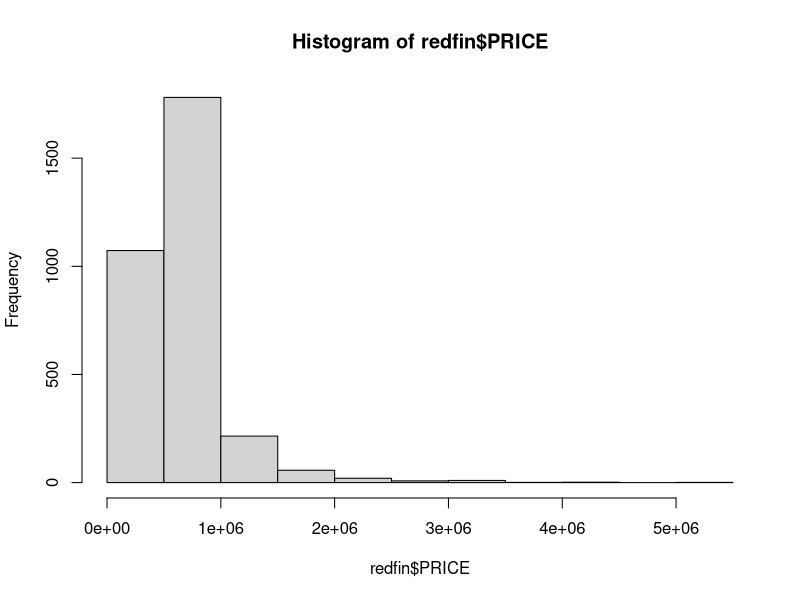
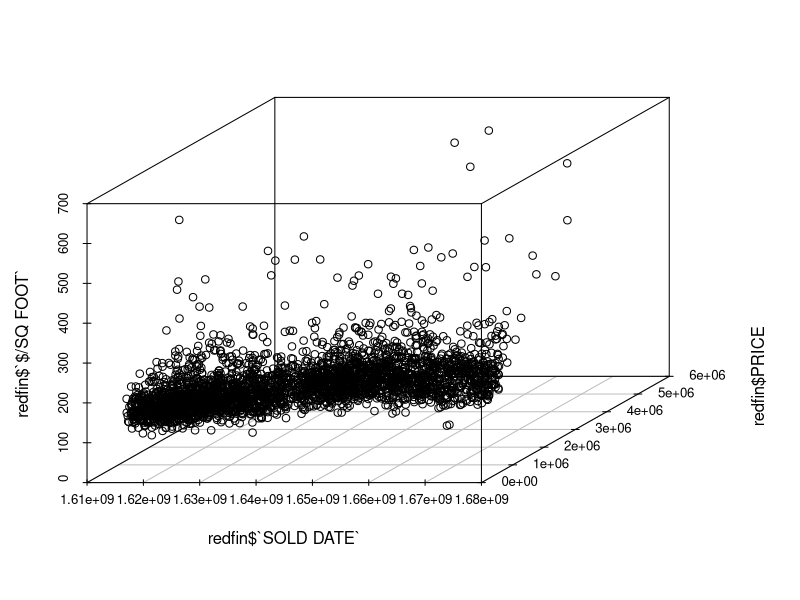
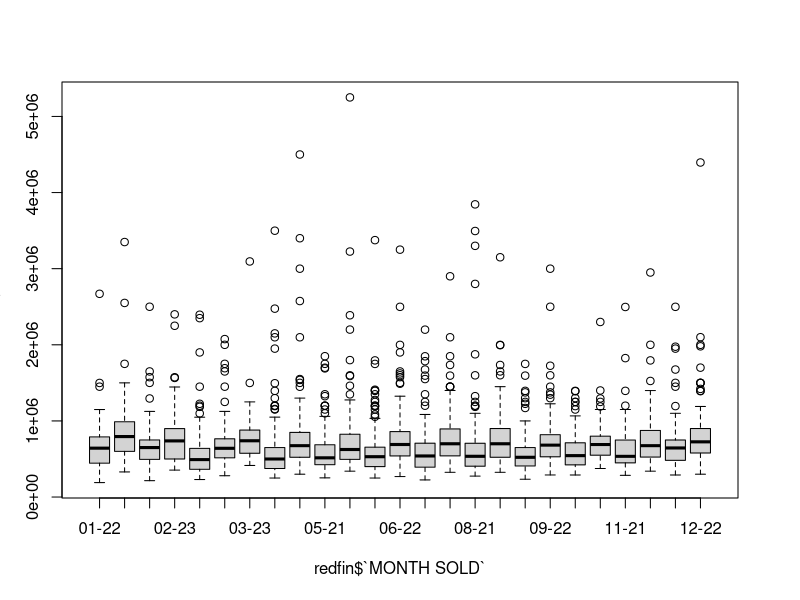
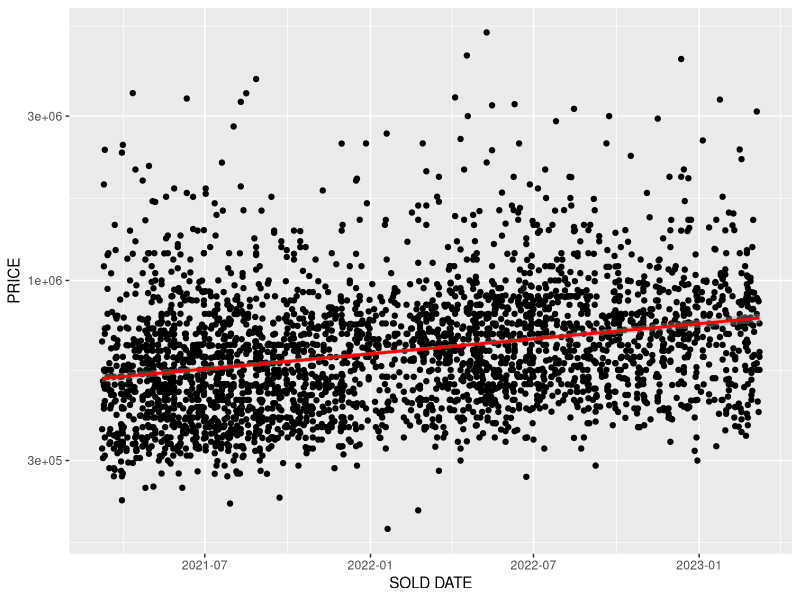
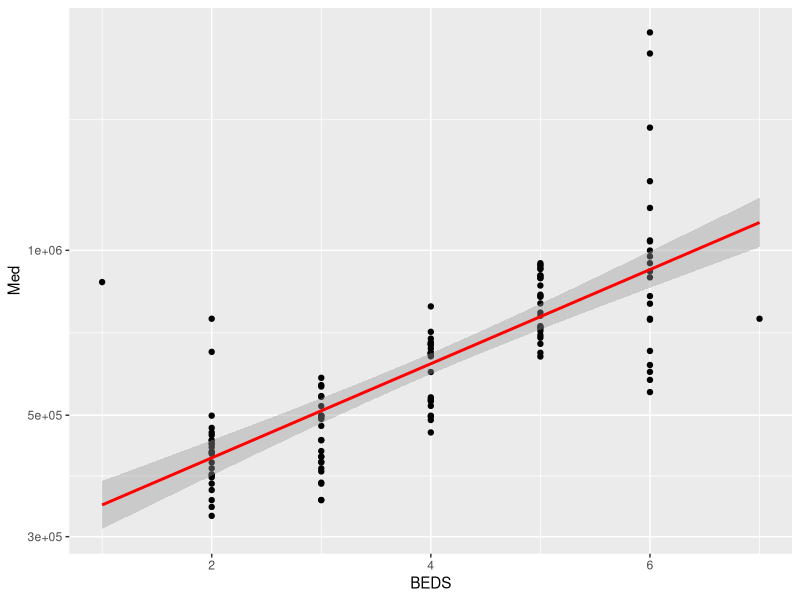
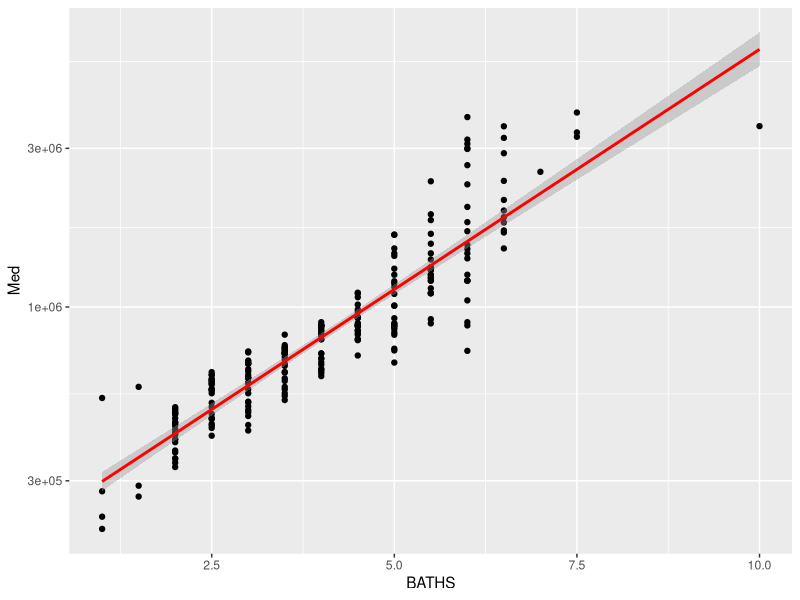
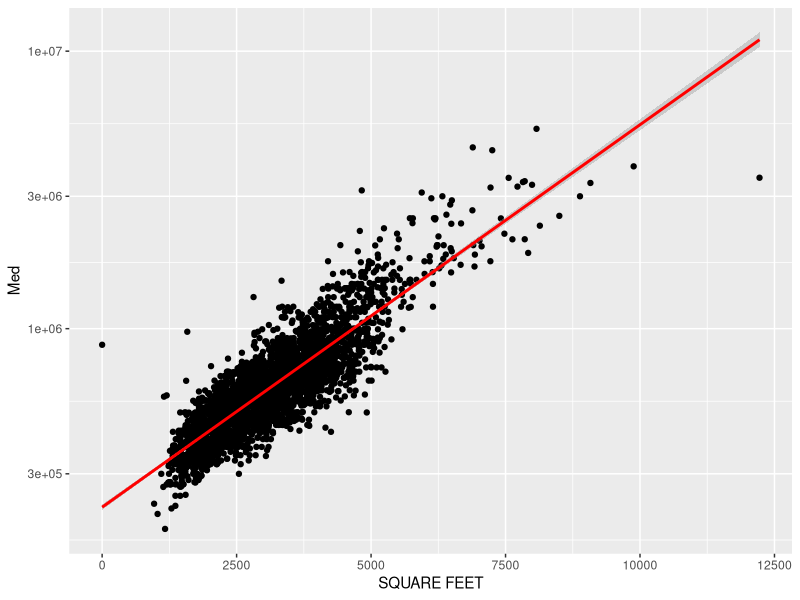
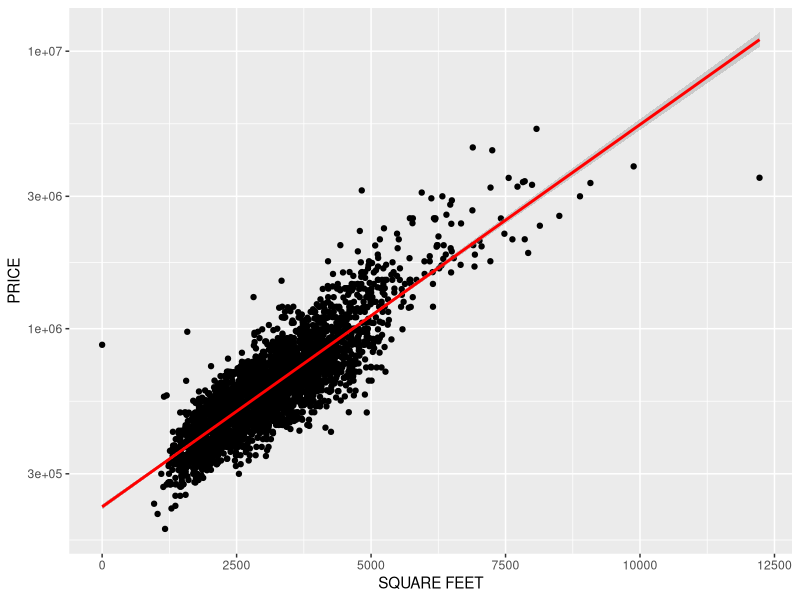

Write R code to recreate these figures, in order.
library(readxl)
library(dplyr)
library(ggplot2)

redfin <- read_excel("6323rawdata.xlsx", 
                      col_types = c("skip", # SALE TYPE
                                    "date", # SOLD DATE
                                    "skip", # PROPERTY TYPE
                                    "skip", # ADDRESS
                                    "skip", # CITY
                                    "skip", # STATE OR PROVINCE
                                    "text", # ZIP OR POSTAL CODE
                                    "numeric", # PRICE
                                    "numeric", # BEDS
                                    "numeric", # BATHS
                                    "skip", # LOCATION
                                    "numeric", # SQUARE FEET
                                    "numeric", # LOT SIZE
                                    "numeric", # YEAR BUILT
                                    "skip", # DAYS ON MARKET
                                    "skip", # $/SQUARE FEET
                                    "skip", # HOA/MONTH
                                    "skip", # STATUS
                                    "skip", # NEXT OPEN HOUSE START TIME
                                    "skip", # NEXT OPEN HOUSE END TIME
                                    "skip", # URL
                                    "skip", # SOURCE
                                    "skip", # MLS#
                                    "skip", # FAVORITE
                                    "skip", # INTERESTED
                                    "skip", # LATITUDE
                                    "skip" # LONGITUDE
                            )) %>% na.omit
redfin$`$/SQ FOOT` <- redfin$PRICE / redfin$`SQUARE FEET`
redfin$`MONTH SOLD` <- format(as.Date(redfin$`SOLD DATE`, format="%d/%m/%Y"),"%m-%y")

# sort by date
redfin <- redfin[order(as.Date(redfin$`SOLD DATE`, format="%d/%m/%Y")),]

summary(redfin)
hist(redfin$PRICE)
scatterplot3d::scatterplot3d(redfin$`SOLD DATE`,redfin$PRICE,redfin$`$/SQ FOOT`)
boxplot(redfin$PRICE ~ redfin$`MONTH SOLD`)

ggplot(redfin, aes(x = `SOLD DATE`, y = PRICE)) + 
        geom_point() +
        stat_smooth(method = "lm", col = "red") + 
        scale_y_continuous(trans='log10')

# --- BEDS ---

beds <- redfin %>% group_by(`MONTH SOLD`, BEDS)%>% 
  summarize(Mean=mean(PRICE), Max=max(PRICE), Min=min(PRICE), 
            Med=median(PRICE), Std=sd(PRICE))

ggplot(beds, aes(x = `BEDS`, y = Med)) + 
  geom_point() +
  stat_smooth(method = "lm", col = "red") + 
  scale_y_continuous(trans='log10')


# --- BATHS ---

baths <- redfin %>% group_by(`MONTH SOLD`, BATHS)%>% 
  summarize(Mean=mean(PRICE), Max=max(PRICE), Min=min(PRICE), 
            Med=median(PRICE), Std=sd(PRICE))

ggplot(baths, aes(x = `BATHS`, y = Med)) + 
  geom_point() +
  stat_smooth(method = "lm", col = "red") + 
  scale_y_continuous(trans='log10')


# --- SQ FT ---

sqft <- redfin %>% group_by(`MONTH SOLD`, `SQUARE FEET`)%>% 
  summarize(Mean=mean(PRICE), Max=max(PRICE), Min=min(PRICE), 
            Med=median(PRICE), Std=sd(PRICE))

ggplot(sqft, aes(x = `SQUARE FEET`, y = Med)) + 
  geom_point() +
  stat_smooth(method = "lm", col = "red") + 
  scale_y_continuous(trans='log10')

ggplot(redfin, aes(x = `SQUARE FEET`, y = PRICE)) + 
  geom_point() +
  stat_smooth(method = "lm", col = "red") + 
  scale_y_continuous(trans='log10')


# --- LOT SIZE ---

lotsize <- redfin %>% group_by(`MONTH SOLD`, `LOT SIZE`)%>% 
  summarize(Mean=mean(PRICE), Max=max(PRICE), Min=min(PRICE), 
            Med=median(PRICE), Std=sd(PRICE))

ggplot(lotsize, aes(x = `LOT SIZE`, y = Med)) + 
  geom_point() +
  stat_smooth(method = "lm", col = "red") + 
  scale_y_continuous(trans='log10')

ggplot(redfin, aes(x = `LOT SIZE`, y = PRICE)) + 
  geom_point() +
  stat_smooth(method = "lm", col = "red") + 
  scale_x_continuous(trans='log10') +
  scale_y_continuous(trans='log2')


# --- ZIP CODE ---

zipcode <- redfin %>% group_by(`MONTH SOLD`, `ZIP OR POSTAL CODE`)%>% 
  summarize(Mean=mean(PRICE), Max=max(PRICE), Min=min(PRICE), 
            Med=median(PRICE), Std=sd(PRICE))

boxplot(zipcode$Med ~ zipcode$`ZIP OR POSTAL CODE`)
